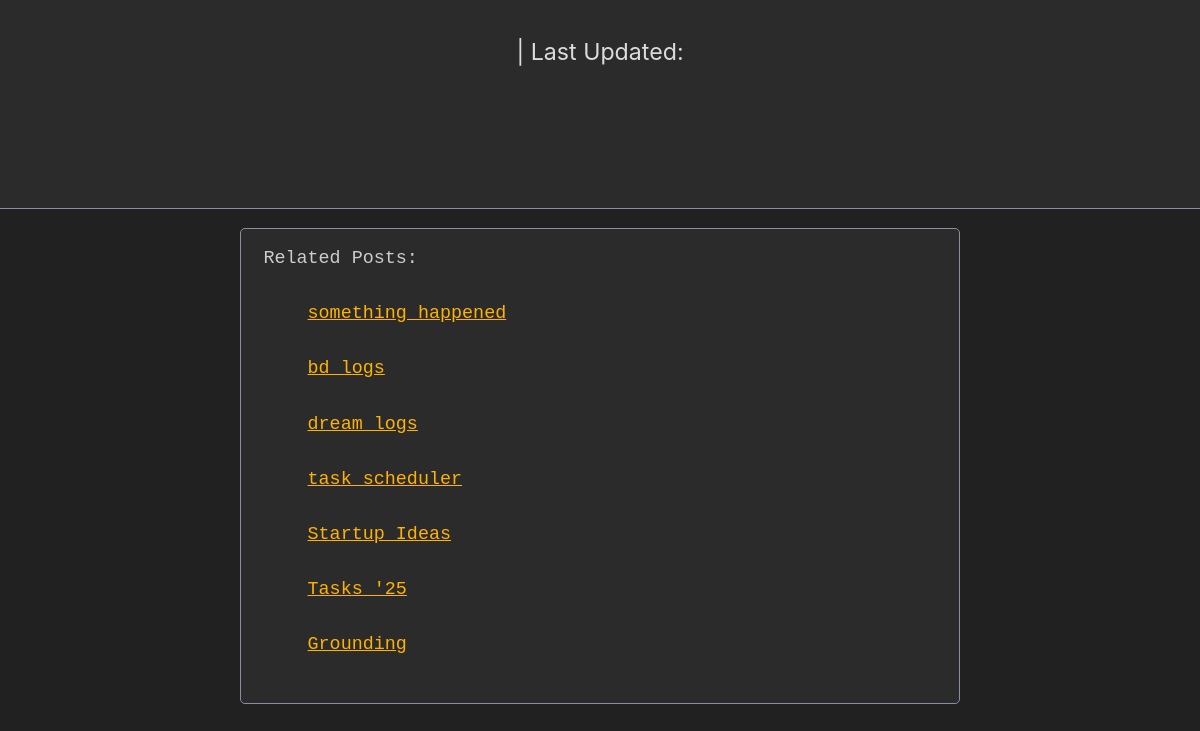
Screenshot of /posts/haircut-logs/ with the database file from the repository.
### core/models.py (models this page shows, shortened)
class BlogPost(models.Model):
    title = models.CharField(max_length=255)
    body = tinymce_models.HTMLField()
    created_on = models.DateTimeField(auto_now_add=True)
    last_modified = models.DateTimeField(auto_now=True)
    categories = models.ManyToManyField("Category", related_name="blogposts", default=None)
    share_token = models.UUIDField(default=uuid.uuid4, editable=False, unique=True)
    password_protect = models.BooleanField(default=False, choices=choices, blank=True, null=True)
    require_table_of_contents = models.BooleanField(default=False, choices=choices, blank=True, null=True)
    slug = models.SlugField(blank=True, null=True, max_length=255)
    class Meta:
        ordering = ['-last_modified']

### core/views.py (the view)
# urls.py: path("posts/<slug:slug>/", views.viewBlog, name='viewBlog'),
def viewBlog(request, slug):
    post = BlogDetail.getBlogDetailAdminView(request, slug)
    related_posts = BlogPostService.getRelatedPosts(request.user, slug)
    quote = fetchQuote()
    context = {
        'post': post,
        'related_posts': related_posts,
        'quote': quote
    }
    if context == False:
        return render(request, 'core/404.html')
    else:
        return render(request, 'core/blogpost.html', context)

### core/views.py (called while the page is built, shortened)
def error403(request, exception):
    return render(request, 'core/error/403.html')

    @staticmethod
    def getRelatedPosts(user: User, slug) -> list:
        post = get_object_or_404(BlogPost, slug=slug)
        categories = post.categories.all()
        for category in categories:
            related_posts = BlogPost.objects.filter(categories=category).exclude(slug=slug)
        if user.is_superuser is False:
            related_posts.filter(password_protect=False)
        return related_posts

    @staticmethod
    def getBlogDetailAdminView(request, slug):
        post = get_object_or_404(BlogPost, slug=slug)
        if post.password_protect:
            if request.user.is_superuser:
                pass
            else:
                return error403(request, exception=HttpResponseForbidden)

### blog/core/templates/core/blogpost.html (shortened to what this page needs)
{% load static %}
<head>
    <link rel="stylesheet" href="{% static 'simple.css' %}">
</head>
{% block page_title %}
    <header>
{% endblock page_title %}
{% block page_content %}
        <p class="small">
            {{ post.created_on }} | Last Updated: {{ post.last_modified }} </br>
        </p>
    </header>
    <main>
        <div class="related-posts">
            <pre>Related Posts:<br><br>{% for post in related_posts %}    <a href="{% url 'viewBlog' post.slug %}" target="_blank">{{post.title}}</a><br><br>{% endfor %}</pre>
        </div>
{% endblock page_content %}

### blog/core/static/simple.css (style rules this page uses)
*, *::before, *::after { box-sizing: border-box; }
body > * { grid-column: 2; }
body > header { background-color: var(--accent-bg); border-bottom: 1px solid var(--border); text-align: center; padding: 0 0.5rem 0.5rem 0.5rem; grid-column: 1 / -1; }
body > header p { max-width: 40rem; margin: 1rem auto; }
main { padding-top: 0.5rem; }
p { margin: 0.1rem 0; }
p, h1, h2, h3, h4, h5, h6 { overflow-wrap: break-word; }
a, a:visited { color: var(--accent); }
aside, details, pre, progress { background-color: var(--accent-bg); border: 1px solid var(--border); border-radius: var(--standard-border-radius); margin-bottom: 1rem; }
code, pre, pre span, kbd, samp { font-family: var(--mono-font); color: var(--code); }
pre { padding: 1rem 1.4rem; max-width: 100%; overflow: auto; color: var(--preformatted); }

### blog/core/templates/core/blogpost.html (style rules this page uses)
a::after { content: ''; }
main { margin-top: 0; padding-top: 0; }
p.small { font-size: 1.1rem; }
@media screen and (min-width: 280px) { p.small { font-size: 1.45rem; } }

### rows the page displays
BlogPost: title "something happened"
BlogPost: title "bd logs"
BlogPost: title "dream logs"
BlogPost: title "task scheduler"
BlogPost: title "Startup Ideas"
BlogPost: title "Tasks '25"
BlogPost: title "Grounding"
